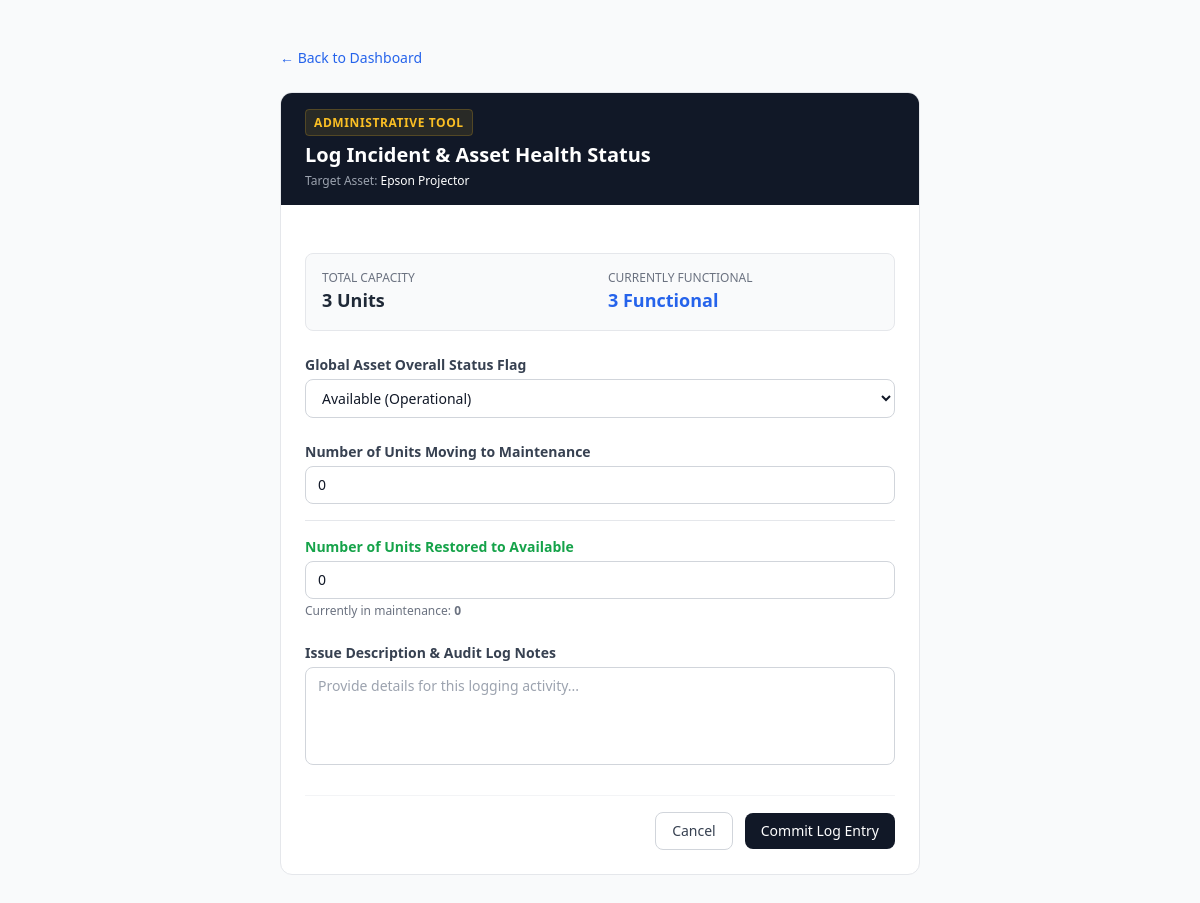
Screenshot of /asset/2/health/ (signed in) with the database file from the repository.
### core/models.py (models this page shows, shortened)
class Asset(models.Model):
    STATUS_CHOICES = [
        ('Available', 'Available'),
        ('Maintenance', 'Maintenance'),
        ('Out of Stock', 'Out of Stock'),
    ]
    name = models.CharField(max_length=200)
    category = models.CharField(max_length=100)
    description = models.TextField(blank=True)
    total_quantity = models.PositiveIntegerField(default=1)
    quantity_available = models.PositiveIntegerField(default=1)
    status = models.CharField(max_length=20, choices=STATUS_CHOICES, default='Available')

### core/views.py (the view, shortened to what this page needs)
# urls.py: path('asset/<int:asset_id>/health/', views.report_asset_health, name='report_asset_health'),
@login_required
def report_asset_health(request, asset_id):
    asset = get_object_or_404(Asset, id=asset_id)
    current_maintenance = asset.total_quantity - asset.quantity_available
    return render(request, 'core/report_health.html', {
        'asset': asset,
        'current_maintenance': current_maintenance
    })

### core/templates/core/report_health.html (shortened to what this page needs)
<!DOCTYPE html>
<html lang="en">
<head>
    <script src="https://cdn.tailwindcss.com"></script>
</head>
<body class="bg-gray-50 font-sans antialiased text-gray-900">
    <div class="max-w-2xl mx-auto my-12 px-4">
        <div class="mb-6">
            <a href="{% url 'dashboard' %}" class="text-sm font-medium text-blue-600 hover:text-blue-800 transition flex items-center gap-1">
                ← Back to Dashboard
            </a>
        </div>
        <div class="bg-white rounded-xl shadow-xs border border-gray-200 overflow-hidden">
            <div class="bg-gray-900 px-6 py-4 text-white">
                <span class="text-xs font-semibold uppercase tracking-wider text-amber-400 bg-amber-400/10 px-2 py-1 rounded border border-amber-400/20">
                    Administrative Tool
                </span>
                <h1 class="text-xl font-bold mt-2">Log Incident & Asset Health Status</h1>
                <p class="text-xs text-gray-400 mt-1">Target Asset: <span class="text-white font-medium">{{ asset.name }}</span></p>
            </div>
            <form method="POST" action="" class="p-6 space-y-6">
                <div class="grid grid-cols-2 gap-4 bg-gray-50 p-4 rounded-lg border border-gray-200 text-sm">
                    <div>
                        <span class="block text-gray-500 text-xs uppercase font-medium">Total Capacity</span>
                        <strong class="text-lg text-gray-800">{{ asset.total_quantity }} Units</strong>
                    </div>
                    <div>
                        <span class="block text-gray-500 text-xs uppercase font-medium">Currently Functional</span>
                        <strong class="text-lg text-blue-600">{{ asset.quantity_available }} Functional</strong>
                    </div>
                </div>
                <div>
                    <label for="health_status" class="block text-sm font-semibold text-gray-700 mb-1">
                        Global Asset Overall Status Flag
                    </label>
                    <select
                        id="health_status"
                        name="health_status"
                        required
                        onchange="toggleDamageInput()"
                        class="w-full px-3 py-2 border border-gray-300 rounded-lg shadow-2xs bg-white text-sm focus:ring-2 focus:ring-blue-500"
                    >
                        <option value="Available" {% if asset.status == 'Available' %}selected{% endif %}>Available (Operational)</option>
                    </select>
                </div>
                <div id="damage_input_container" class="space-y-4">
                    <div>
                        <label for="units_to_maintenance" class="block text-sm font-semibold text-gray-700 mb-1">
                            Number of Units Moving to Maintenance
                        </label>
                        <input
                            type="number"
                            id="units_to_maintenance"
                            name="units_to_maintenance"
                            min="0"
                            max="{{ asset.quantity_available }}"
                            value="0"
                            class="w-full px-3 py-2 border border-gray-300 rounded-lg text-sm focus:ring-2 focus:ring-blue-500"
                        >
                    </div>
                    <div class="pt-4 border-t border-gray-200">
                        <label for="units_to_functional" class="block text-sm font-semibold text-green-600 mb-1">
                            Number of Units Restored to Available
                        </label>
                        <input
                            type="number"
                            id="units_to_functional"
                            name="units_to_functional"
                            min="0"
                            max="{{ current_maintenance }}"
                            value="0"
                            class="w-full px-3 py-2 border border-gray-300 rounded-lg text-sm focus:ring-2 focus:ring-green-500"
                        >
                        <p class="text-xs text-gray-500 mt-1">Currently in maintenance: <span class="font-bold">{{ current_maintenance }}</span></p>
                    </div>
                </div>
                <div>
                    <label for="description" class="block text-sm font-semibold text-gray-700 mb-1">
                        Issue Description & Audit Log Notes
                    </label>
                    <textarea
                        id="description"
                        name="description"
                        rows="4"
                        placeholder="Provide details for this logging activity..."
                        required
                        class="w-full px-3 py-2 border border-gray-300 rounded-lg text-sm resize-none focus:ring-2 focus:ring-blue-500"
                    ></textarea>
                </div>
                <div class="flex items-center justify-end gap-3 pt-4 border-t border-gray-100">
                    <a href="{% url 'dashboard' %}" class="px-4 py-2 border border-gray-300 text-gray-700 text-sm font-medium rounded-lg hover:bg-gray-50 transition">
                        Cancel
                    </a>
                    <button type="submit" class="px-4 py-2 bg-gray-900 text-white text-sm font-medium rounded-lg hover:bg-gray-800 transition">
                        Commit Log Entry
                    </button>
                </div>
            </form>
        </div>
    </div>
</body>
</html>

### rows the page displays
Asset: name "Epson Projector", total_quantity "3", quantity_available "3", health_status "Available (Operational)", units_to_maintenance "0"

### other values shown
{{ current_maintenance }} "0"
